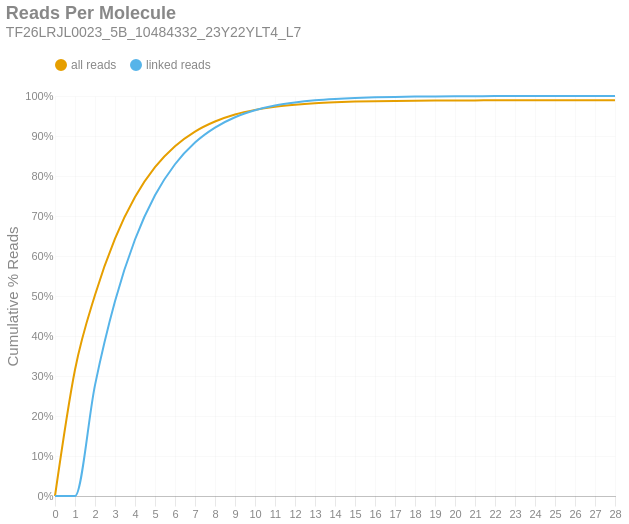

The cell this chart's notebook holds for it:
### Markdown cell above
### Reads per Molecule
This chart shows the cumulative distribution of the number of reads per linked molecule. That is, how many alignments are associated with a unique molecule. This excludes the number of reads associated with invalid or absent linked-read barcodes. The `linked` histogram is the percentages recalculated when disregarding singletons.

### Code cell
if SKIPLR:
    print_html(f"Skipped")
else:
    counts = np.bincount(valids['reads'].cast(pl.Int64).to_numpy())
    weighted = counts * np.arange(len(counts))
    all_perc = weighted / n_reads
    linked_perc = weighted / n_linked_reads
    linked_perc[1] = 0
    binned_df = pl.DataFrame({
        'readsper': list(range(len(counts))),
        'all reads (cumsum)': np.cumsum(all_perc).tolist(),
        'linked reads (cumsum)': np.cumsum(linked_perc).tolist(),
    })

    with SafeRender(binned_df):
        (
            density_plot(binned_df, 'Reads Per Molecule', samplename, 'readspmol')
            .encode(
                x=alt.X('readsper:O', title=None).axis(labelAngle=0).scale(padding=0),
                y=alt.Y('value:Q', title='Cumulative % Reads').axis(format='%').stack(False),
                color=alt.Color("key:N").scale(domain=["all reads", "linked reads"]),
                tooltip=[
                    alt.Tooltip("key:N", title="Data Type"),
                    alt.Tooltip("readsper:O", title="Reads Per Molecule"),
                    alt.Tooltip("value:Q", format=".2%", title="% Reads (Cum.)")
                ]            
            )
        ).display()

### Figure 1 — Vega-Lite specification as saved in the notebook (floating-point values rounded to 4 significant figures)
{"width": "container", "height": 400, "config": {"title": {"anchor": "start", "dy": -15, "fontSize": 18, "color": "#888888", "subtitleColor": "#888888", "subtitleFontSize": 14}, "arc": {"fill": "#0072B2"}, "axis": {"domainColor": "#888888", "domainWidth": 0.5, "gridWidth": 0.2, "grid": false, "titleFontWeight": 400, "titleFontSize": 15, "labelFontSize": 11, "labelColor": "#888888", "tickColor": "#888888", "tickWidth": 0.2, "titleColor": "#888888"}, "axisBand": {"grid": false}, "axisX": {"grid": true, "tickSize": 10, "domainCap": "round"}, "axisY": {"domain": false, "grid": true, "tickSize": 0, "domainCap": "round"}, "background": "transparent", "header": {"labelFontSize": 15, "labelColor": "#888888", "titleFontSize": 15, "titleFontWeight": 600, "titleColor": "#888888"}, "legend": {"labelFont": "sans-serif", "labelFontSize": 12, "labelColor": "#888888", "symbolSize": 100, "symbolType": "circle", "titleFontSize": 12, "titlePadding": 10, "titleColor": "#888888", "title": null, "orient": "top"}, "range": {"category": ["#E69F00", "#56B4E9", "#009E73", "#F0E442", "#0072B2", "#D55E00", "#CC79A7", "#000000"], "diverging": ["#cfe8f3", "#a2d4ec", "#73bfe2", "#46abdb", "#1696d2", "#12719e"]}, "area": {"fill": "#0072B2", "fillOpacity": 0.7, "line": true, "strokeOpacity": 0.7}, "line": {"color": "#0072B2", "stroke": "#0072B2", "strokeWidth": 2}, "trail": {"color": "#0072B2", "stroke": "#0072B2", "strokeWidth": 0, "size": 1}, "point": {"filled": true, "fillOpacity": 1.0, "size": 95}, "text": {"color": "#888888", "fontSize": 11, "align": "right", "fontWeight": 400, "size": 11}, "bar": {"fill": "#0072B2", "stroke": null}, "view": {"stroke": null, "continuousWidth": 660, "continuousHeight": 400}}, "data": {"name": "data-7aea148a22617f948255aa95ced5f9f3"}, "mark": {"type": "line", "interpolate": "monotone", "point": {"opacity": 0, "size": 275}}, "encoding": {"color": {"field": "key", "scale": {"domain": ["all reads", "linked reads"]}, "type": "nominal"}, "tooltip": [{"field": "key", "title": "Data Type", "type": "nominal"}, {"field": "readsper", "title": "Reads Per Molecule", "type": "ordinal"}, {"field": "value", "format": ".2%", "title": "% Reads (Cum.)", "type": "quantitative"}], "x": {"axis": {"labelAngle": 0}, "field": "readsper", "scale": {"padding": 0}, "title": null, "type": "ordinal"}, "y": {"axis": {"format": "%"}, "field": "value", "stack": false, "title": "Cumulative % Reads", "type": "quantitative"}}, "params": [{"name": "param_c36ac31b6afebe62", "select": {"type": "point", "fields": ["key"]}, "bind": "legend"}], "title": {"text": "Reads Per Molecule", "subtitle": "TF26LRJL0023_5B_10484332_23Y22YLT4_L7"}, "transform": [{"fold": ["all reads (cumsum)", "linked reads (cumsum)"]}, {"calculate": "replace(datum.key, ' (cumsum)', '')", "as": "key"}, {"filter": {"param": "param_c36ac31b6afebe62"}}], "usermeta": {"embedOptions": {"downloadFileName": "TF26LRJL0023_5B_10484332_23Y22YLT4_L7.readspmol"}}, "$schema": "https://vega.github.io/schema/vega-lite/v6.4.1.json", "datasets": {"data-7aea148a22617f948255aa95ced5f9f3": [{"readsper": 0, "all reads (cumsum)": 0.0, "linked reads (cumsum)": 0.0}, {"readsper": 1, "all reads (cumsum)": 0.3156, "linked reads (cumsum)": 0.0}, {"readsper": 2, "all reads (cumsum)": 0.5025, "linked reads (cumsum)": 0.2773}, {"readsper": 3, "all reads (cumsum)": 0.6437, "linked reads (cumsum)": 0.487}, {"readsper": 4, "all reads (cumsum)": 0.7476, "linked reads (cumsum)": 0.6412}, {"readsper": 5, "all reads (cumsum)": 0.8221, "linked reads (cumsum)": 0.7517}, {"readsper": 6, "all reads (cumsum)": 0.8744, "linked reads (cumsum)": 0.8293}, {"readsper": 7, "all reads (cumsum)": 0.911, "linked reads (cumsum)": 0.8837}, {"readsper": 8, "all reads (cumsum)": 0.9362, "linked reads (cumsum)": 0.9211}, {"readsper": 9, "all reads (cumsum)": 0.9536, "linked reads (cumsum)": 0.947}, {"readsper": 10, "all reads (cumsum)": 0.9653, "linked reads (cumsum)": 0.9643}, {"readsper": 11, "all reads (cumsum)": 0.9732, "linked reads (cumsum)": 0.976}, {"readsper": 12, "all reads (cumsum)": 0.9784, "linked reads (cumsum)": 0.9838}, {"readsper": 13, "all reads (cumsum)": 0.9821, "linked reads (cumsum)": 0.9892}, {"readsper": 14, "all reads (cumsum)": 0.9844, "linked reads (cumsum)": 0.9926}, {"readsper": 15, "all reads (cumsum)": 0.986, "linked reads (cumsum)": 0.995}, {"readsper": 16, "all reads (cumsum)": 0.9871, "linked reads (cumsum)": 0.9966}, {"readsper": 17, "all reads (cumsum)": 0.9878, "linked reads (cumsum)": 0.9977}, {"readsper": 18, "all reads (cumsum)": 0.9883, "linked reads (cumsum)": 0.9985}, {"readsper": 19, "all reads (cumsum)": 0.9887, "linked reads (cumsum)": 0.999}, {"readsper": 20, "all reads (cumsum)": 0.9889, "linked reads (cumsum)": 0.9993}, {"readsper": 21, "all reads (cumsum)": 0.989, "linked reads (cumsum)": 0.9995}, {"readsper": 22, "all reads (cumsum)": 0.9892, "linked reads (cumsum)": 0.9997}, {"readsper": 23, "all reads (cumsum)": 0.9892, "linked reads (cumsum)": 0.9998}, {"readsper": 24, "all reads (cumsum)": 0.9893, "linked reads (cumsum)": 0.9999}, {"readsper": 25, "all reads (cumsum)": 0.9893, "linked reads (cumsum)": 0.9999}, {"readsper": 26, "all reads (cumsum)": 0.9893, "linked reads (cumsum)": 0.9999}, {"readsper": 27, "all reads (cumsum)": 0.9893, "linked reads (cumsum)": 1.0}, {"readsper": 28, "all reads (cumsum)": 0.9894, "linked reads (cumsum)": 1.0}]}}
